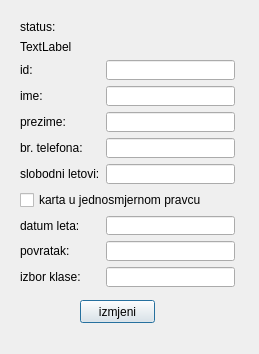
<?xml version="1.0" encoding="UTF-8"?>
<ui version="4.0">
 <class>izmjena</class>
 <widget class="QDialog" name="izmjena">
  <property name="geometry">
   <rect>
    <x>0</x>
    <y>0</y>
    <width>259</width>
    <height>354</height>
   </rect>
  </property>
  <property name="windowTitle">
   <string>Dialog</string>
  </property>
  <widget class="QWidget" name="layoutWidget">
   <property name="geometry">
    <rect>
     <x>20</x>
     <y>20</y>
     <width>215</width>
     <height>267</height>
    </rect>
   </property>
   <layout class="QGridLayout" name="gridLayout_2">
    <item row="0" column="0" colspan="2">
     <layout class="QGridLayout" name="gridLayout">
      <item row="4" column="0">
       <widget class="QLabel" name="label_3">
        <property name="text">
         <string>prezime:</string>
        </property>
       </widget>
      </item>
      <item row="10" column="1">
       <widget class="QLineEdit" name="klasa"/>
      </item>
      <item row="6" column="0">
       <widget class="QLabel" name="label_5">
        <property name="text">
         <string>slobodni letovi:</string>
        </property>
       </widget>
      </item>
      <item row="5" column="0">
       <widget class="QLabel" name="label_4">
        <property name="text">
         <string>br. telefona:</string>
        </property>
       </widget>
      </item>
      <item row="10" column="0">
       <widget class="QLabel" name="label_8">
        <property name="text">
         <string>izbor klase:</string>
        </property>
       </widget>
      </item>
      <item row="7" column="0" colspan="2">
       <widget class="QCheckBox" name="checkBox">
        <property name="text">
         <string>karta u jednosmjernom pravcu</string>
        </property>
       </widget>
      </item>
      <item row="9" column="1">
       <widget class="QLineEdit" name="dat_k"/>
      </item>
      <item row="3" column="1">
       <widget class="QLineEdit" name="ime"/>
      </item>
      <item row="6" column="1">
       <widget class="QLineEdit" name="putovanje"/>
      </item>
      <item row="8" column="1">
       <widget class="QLineEdit" name="dat_p"/>
      </item>
      <item row="3" column="0">
       <widget class="QLabel" name="label_2">
        <property name="text">
         <string>ime:</string>
        </property>
       </widget>
      </item>
      <item row="8" column="0">
       <widget class="QLabel" name="label_6">
        <property name="text">
         <string>datum leta:</string>
        </property>
       </widget>
      </item>
      <item row="1" column="0" colspan="2">
       <widget class="QLabel" name="upit">
        <property name="text">
         <string>TextLabel</string>
        </property>
       </widget>
      </item>
      <item row="4" column="1">
       <widget class="QLineEdit" name="prezime"/>
      </item>
      <item row="0" column="0" colspan="2">
       <widget class="QLabel" name="status">
        <property name="text">
         <string>status:</string>
        </property>
       </widget>
      </item>
      <item row="9" column="0">
       <widget class="QLabel" name="label_7">
        <property name="text">
         <string>povratak:</string>
        </property>
       </widget>
      </item>
      <item row="5" column="1">
       <widget class="QLineEdit" name="brtel"/>
      </item>
      <item row="2" column="1">
       <widget class="QLineEdit" name="id"/>
      </item>
      <item row="2" column="0">
       <widget class="QLabel" name="label">
        <property name="text">
         <string>id:</string>
        </property>
       </widget>
      </item>
     </layout>
    </item>
   </layout>
  </widget>
  <widget class="QPushButton" name="izmjeni">
   <property name="geometry">
    <rect>
     <x>80</x>
     <y>300</y>
     <width>75</width>
     <height>23</height>
    </rect>
   </property>
   <property name="text">
    <string>izmjeni</string>
   </property>
  </widget>
 </widget>
 <resources/>
 <connections/>
</ui>
